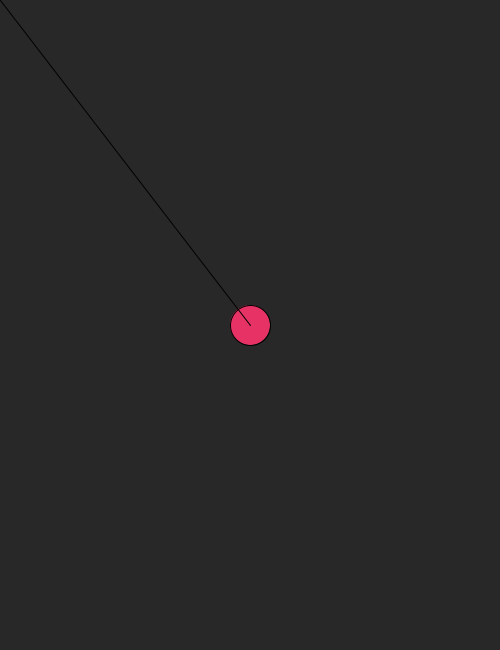
Frame 1 (no input)
Frame 60 (the mouse pressed at the canvas centre just before this capture): identical to frame 1, image omitted
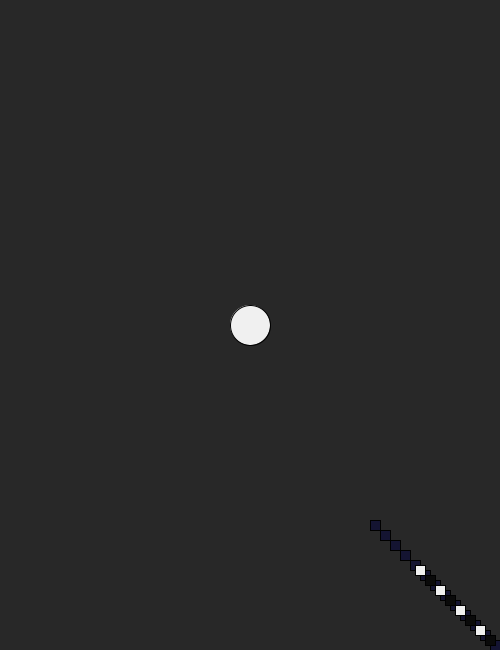
Frame 120 (the mouse held since frame 60 and released just before this capture)

The Processing sketch that drew these frames (run headless with seeded random() and noise(); from frame 60 on, the mouse is pressed at the canvas centre):

// Processing sketch: processing_70748
// ── processing_70748.pde

//caseydorobek
//creativecomputinghomework_03
//091712

int circle_diameter = 40;
boolean isOverCircle = false;

//int circle_x = 20;
//int circle_y = 30;
//int circle_radius = 40;
//int circle_speed = 7;
//three main variables are int, float, and boolean. floats have decimals.
//booleans have two values to choose from, true OR false.

void setup() {
  size(500, 650);
  smooth();
}

void draw() {
  background(40);
  fill(230, 50, 100);
  if (dist(width * .5, height * .5, mouseX, mouseY) < circle_diameter * .5) {
    fill(20, 20, 50);
    isOverCircle = true;
  } 
  else {
    isOverCircle = false;
  }
  if ((mousePressed == true) && (isOverCircle == true)) {
    rect(width - 10, height - 10, 10, 10);
    rect(width - 20, height - 20, 10, 10);
    rect(width - 30, height - 30, 10, 10);
    rect(width - 40, height - 40, 10, 10);
    rect(width - 50, height - 50, 10, 10);
    rect(width - 60, height - 60, 10, 10);
    rect(width - 70, height - 70, 10, 10);
    rect(width - 80, height - 80, 10, 10);
    rect(width - 90, height - 90, 10, 10);
    rect(width - 100, height - 100, 10, 10);
    rect(width - 110, height - 110, 10, 10);
    rect(width - 120, height - 120, 10, 10);
    rect(width - 130, height - 130, 10, 10);
    fill(10);
    rect(width - 15, height - 15, 10, 10);
    fill(240);
    rect(width - 25, height - 25, 10, 10);
       fill(10);
    rect(width - 35, height - 35, 10, 10);
    fill(240);
    rect(width - 45, height - 45, 10, 10);
       fill(10);
    rect(width - 55, height - 55, 10, 10);
    fill(240);
    rect(width - 65, height - 65, 10, 10);
       fill(10);
    rect(width - 75, height - 75, 10, 10);
    fill(240);
    rect(width - 85, height - 85, 10, 10);
  }

  println(dist(width * .5, height * .5, mouseX, mouseY));
  ellipse(width * .5, height * .5, circle_diameter, circle_diameter);
  if (isOverCircle == false) {
    line(width * .5, height * .5, mouseX, mouseY);
    //multiplying is processed faster than dividing.
  }
}

//void draw() {
//  background(15);
//  smooth();
//  fill(45, 5, 205);
//  noStroke();
//  ellipse(circle_x, circle_y, circle_radius, circle_radius);
//  circle_x = circle_x + circle_speed;
//  circle_radius = circle_radius + 2;
//  if (circle_x >= 500) {
//    circle_speed = circle_speed * -1;
//  }
//  if (circle_x == 500) {
//    circle_radius = circle_radius * -1;
//  }
//  if (circle_x <= 0) {
//    circle_speed = circle_speed * -1;
//  }
//  if (circle_radius >= 1000) {
//    circle_radius = 1000 * -1;
//  }
//}

//putting the background in "void draw" allows you to have a shape that follows your
//cursor around. it draws the rectangle, fills the background, and repeats. that is
//why there is NO trail of rectangles.
